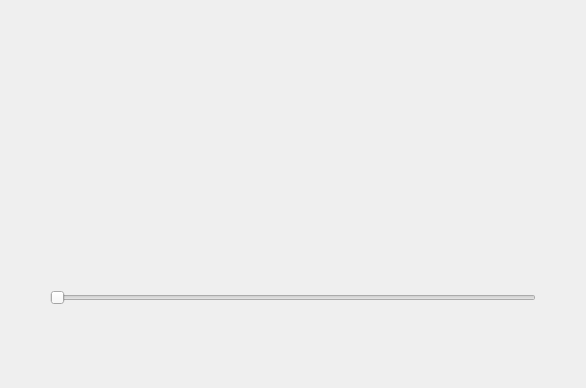
<?xml version="1.0" encoding="UTF-8"?>
<ui version="4.0">
 <class>BuyDialog</class>
 <widget class="QWidget" name="BuyDialog">
  <property name="geometry">
   <rect>
    <x>0</x>
    <y>0</y>
    <width>586</width>
    <height>388</height>
   </rect>
  </property>
  <property name="windowTitle">
   <string notr="true"/>
  </property>
  <layout class="QVBoxLayout" name="verticalLayout_4">
  <item>
    <widget class="QStackedWidget" name="stackedWidget">
     <property name="currentIndex">
      <number>1</number>
     </property>
     <widget class="QWidget" name="loadingPage">
      <layout class="QVBoxLayout" name="verticalLayout_3">
       <item>
        <widget class="QLabel" name="loadingLabel">
         <property name="text">
          <string>Loading...</string>
         </property>
         <property name="alignment">
          <set>Qt::AlignCenter</set>
         </property>
        </widget>
       </item>
      </layout>
     </widget>
     <widget class="QWidget" name="buyinPage">
      <layout class="QVBoxLayout" name="verticalLayout_2">
      <item>
        <spacer name="verticalSpacer_2">
         <property name="orientation">
          <enum>Qt::Vertical</enum>
         </property>
         <property name="sizeType">
          <enum>QSizePolicy::Minimum</enum>
         </property>
         <property name="sizeHint" stdset="0">
          <size>
           <width>20</width>
           <height>20</height>
          </size>
         </property>
        </spacer>
       </item>
       <item>
        <layout class="QHBoxLayout" name="horizontalLayout_2">
         <item>
          <spacer name="horizontalSpacer_5">
           <property name="orientation">
            <enum>Qt::Horizontal</enum>
           </property>
           <property name="sizeHint" stdset="0">
            <size>
             <width>40</width>
             <height>20</height>
            </size>
           </property>
          </spacer>
         </item>
        <item>
          <widget class="PainterPathWidget" name="amountWidget" native="true">
           <property name="sizePolicy">
            <sizepolicy hsizetype="Preferred" vsizetype="Preferred">
             <horstretch>0</horstretch>
             <verstretch>0</verstretch>
            </sizepolicy>
           </property>
           <property name="minimumSize">
            <size>
             <width>0</width>
             <height>0</height>
            </size>
           </property>
          </widget>
         </item>
         <item>
          <spacer name="horizontalSpacer_4">
           <property name="orientation">
            <enum>Qt::Horizontal</enum>
           </property>
           <property name="sizeHint" stdset="0">
            <size>
             <width>40</width>
             <height>20</height>
            </size>
           </property>
          </spacer>
         </item>
        </layout>
       </item>
       <item>
        <spacer name="verticalSpacer">
         <property name="orientation">
          <enum>Qt::Vertical</enum>
         </property>
         <property name="sizeType">
          <enum>QSizePolicy::Minimum</enum>
         </property>
         <property name="sizeHint" stdset="0">
          <size>
           <width>20</width>
           <height>20</height>
          </size>
         </property>
        </spacer>
       </item>
       <item>
        <layout class="QHBoxLayout" name="horizontalLayout_5">
         <item>
          <spacer name="horizontalSpacer_2">
           <property name="orientation">
            <enum>Qt::Horizontal</enum>
           </property>
           <property name="sizeHint" stdset="0">
            <size>
             <width>40</width>
             <height>20</height>
            </size>
           </property>
          </spacer>
         </item>
         <item>
          <widget class="QSlider" name="buyinSlider">
           <property name="sizePolicy">
            <sizepolicy hsizetype="Fixed" vsizetype="Fixed">
             <horstretch>0</horstretch>
             <verstretch>0</verstretch>
            </sizepolicy>
           </property>
           <property name="minimumSize">
            <size>
             <width>486</width>
             <height>100</height>
            </size>
           </property>
           <property name="orientation">
            <enum>Qt::Horizontal</enum>
           </property>
          </widget>
         </item>
         <item>
          <spacer name="horizontalSpacer_3">
           <property name="orientation">
            <enum>Qt::Horizontal</enum>
           </property>
           <property name="sizeHint" stdset="0">
            <size>
             <width>40</width>
             <height>20</height>
            </size>
           </property>
          </spacer>
         </item>
        </layout>
       </item>
      </layout>
     </widget>
    </widget>
   </item>
   <item>
    <layout class="QHBoxLayout" name="horizontalLayout">
     <item>
      <spacer name="horizontalSpacer">
       <property name="orientation">
        <enum>Qt::Horizontal</enum>
       </property>
       <property name="sizeHint" stdset="0">
        <size>
         <width>40</width>
         <height>20</height>
        </size>
       </property>
      </spacer>
     </item>
     <item>
      <layout class="QHBoxLayout" name="buttonLayout">
       <property name="spacing">
        <number>60</number>
       </property>
      </layout>
     </item>
     <item>
      <spacer name="horizontalSpacer_9">
       <property name="orientation">
        <enum>Qt::Horizontal</enum>
       </property>
       <property name="sizeHint" stdset="0">
        <size>
         <width>40</width>
         <height>20</height>
        </size>
       </property>
      </spacer>
     </item>
    </layout>
   </item>
  </layout>
 </widget>
 <customwidgets>
  <customwidget>
   <class>PainterPathWidget</class>
   <extends>QWidget</extends>
   <header>painterpathwidget.h</header>
   <container>1</container>
  </customwidget>
 </customwidgets>
 <resources/>
 <connections/>
</ui>
